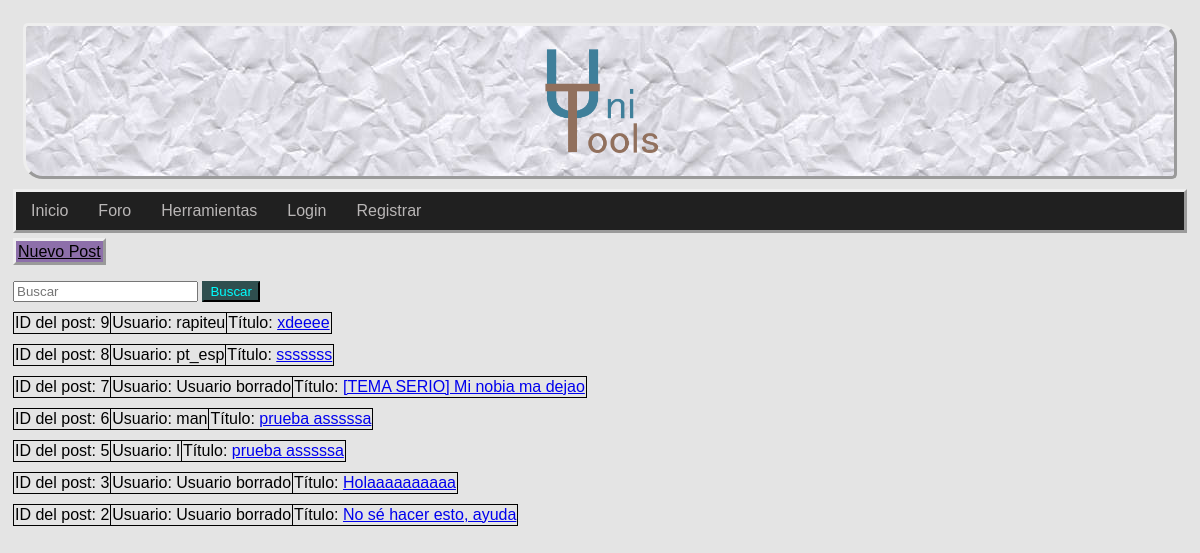
Before: /foro.php with the older database file.
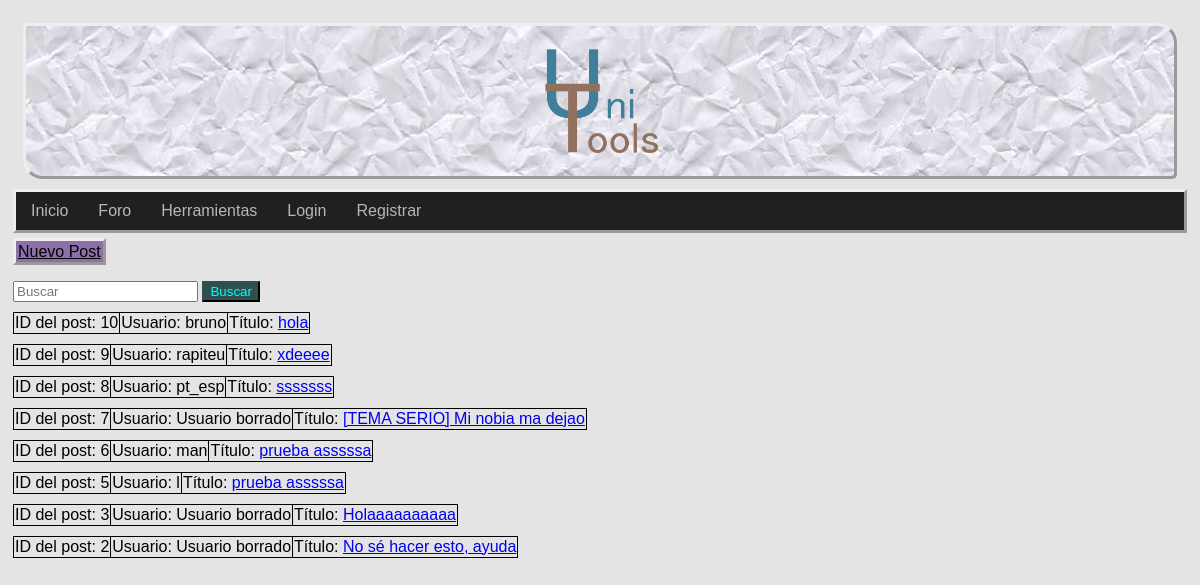
After: the same page with the newer database file.
### tables this page shows
CREATE TABLE `posts` (
  `id_post` int(11) NOT NULL,
  `user` int(11) NOT NULL,
  `title` text NOT NULL,
  `content` text NOT NULL,
  `id_cat` int(11) NOT NULL
);

CREATE TABLE `user` (
  `id_user` int(11) NOT NULL,
  `email` varchar(50) NOT NULL,
  `password` varchar(255) NOT NULL,
  `username` varchar(30) NOT NULL,
  `premium` tinyint(1) NOT NULL
);

### dao/post_class.php (called while the page is built, shortened)
<?php
class TOUPost {
	private $id_Post;
	private $title;
	function __construct($id_post ='',$user='',$title='',$content='',$category=''){
        $this->id_Post = $id_post;
		$this->title = $title;
	}
	public function get_id(){
		return $this->id_Post;
	}
	public function get_title(){
		return $this->title;
	}
}
?>

### dao/DAO.php (called while the page is built, shortened)
<?php
class DAO {
	public $conn;
	public function __construct() {
		if (!$this->conn){
			$this->conn = mysqli_connect("localhost", "root", "", "unitoolsdb");
		}
	}
	public function ejecutarConsulta($query){
		$result = mysqli_query($this->conn, $query) or die($this->conn->error);
        $array = mysqli_fetch_assoc($result);
		return $array;
	}
	public function devolverConsulta($query){
		$result = mysqli_query($this->conn, $query) or die($this->conn->error);
		return $result;
	}
}
?>

### dao/dao_post.php (called while the page is built, shortened)
<?php
include_once('DAO.php');
include_once('post_class.php');
class DAOpost extends DAO {
	public function show_all_data(){
		$sql = sprintf("SELECT * FROM posts ORDER BY id_post DESC");
		$query = $this->devolverConsulta($sql);
        $array = [];
        while($result = mysqli_fetch_assoc($query)){
            $post = new TOUpost( $result['id_post'],$result['user'],$result['title'],$result['content'],$result['id_cat']);
            array_push($array, $post);
        }
		return $array;
	}
}
?>

### dao/dao_user.php (called while the page is built, shortened)
<?php
include_once('DAO.php');
include_once('user_class.php');
class DAOUsuario extends DAO {
	public function search_userId($userId){
		$sql = sprintf("SELECT * FROM user WHERE id_User = $userId");
		if (!$this->ejecutarConsulta($sql))
			return null;
		else
		{
			$result = $this->ejecutarConsulta($sql);
			$user = new TOUser($result['id_user'],$result['email'],$result['password'],$result['username'],$result['premium']);
			return $user;
		}
	}
}
?>

### dao/user_class.php (called while the page is built, shortened)
<?php
class TOUser {
	private $user_name;
	function __construct($userId='',$email='',$password='',$user_name='',$premium=''){
		$this->user_name = $user_name;
	}
	public function get_username(){
		return $this->user_name;
	}
}
?>

### foro.php (the view, shortened to what this page needs)
<?php
include_once("dao/dao_user.php");
include_once("dao/dao_post.php");
?>
<!DOCTYPE html>
<html>
<head>
    <link rel="stylesheet" type="text/css" href="css/hoja.css">
</head>
<body>
    <div id="contenedor">
        <?php
        require("includes/common/cabecera.php");
        require("includes/common/navegacion.php");
        ?>
        <div id="contenido">
            <div class="cotenido">
                <a class="botonForo" href="nuevo_post.php">Nuevo Post</a>
                <form action="search.php" method="POST">
                    <input type="text" name="buscar" placeholder="Buscar">
                    <button type="submit" name="submit-buscar" href="search.php">Buscar </button>
                </form>
                <?php
                $dao_post = new DAOpost();
                $dao_user = new DAOUsuario();
                $res = $dao_post->show_all_data();
                while (!empty($res)) {
                    $curr_post = array_shift($res);
                    $post_id = $curr_post->get_id();
                    $usuario = $dao_user->search_userId($post_id);
                    $title = $curr_post->get_title();
                    if ($usuario == null) {
                        $username = "Usuario borrado";
                    } else {
                        $username = $usuario->get_username();
                    }
                    echo "<table class=\"posts\">";
                    echo "<tbody>";
                    echo "<tr>";
                    echo "<td>ID del post: " . $post_id . "</td>";
                    echo "<td>Usuario: " . $username . "</td>";
                    echo "<td>Título: " . "<a href=\"post.php?&id=" . $post_id . "\">" . $title . "</a></td>";
                    echo "</tr>";
                    echo "</tbody>";
                    echo "</table>";
                }
                ?>
            </div>
        </div>
    </div>
</body>

### includes/common/cabecera.php
<div class="header">
    <a href="index.php"><img src="img/UniTools.png" alt="UniTools" width="120"></a>
</div>

### includes/common/navegacion.php (shortened to what this page needs)
<div class="navbar">
    <?php
            if(!isset($_SESSION["login"]) || !($_SESSION["login"]))
            {
                echo "<a href=\"index.php\">Inicio</a>";
                echo "<a href=\"foro.php\">Foro</a>";
                echo "<a href=\"herramientas.php\">Herramientas</a>";
                echo"<a href=\"login.php\">Login</a>";
                echo"<a href=\"registro.php\" >Registrar</a>";
            }
    ?>
</div>

### css/hoja.css (style rules this page uses)
.header { background-image: url(../img/PaperCrumpled0004_1_350.jpg); padding: 5px; border-style: outset; border-radius: 5px 20px 5px; margin: 10px; text-align: center; }
.navbar { background-color: rgb(32, 32, 32); overflow: hidden; border-style: outset; display:flex; margin-right: auto; margin-bottom: 10px; }
.navbar a { float: left; display: block; color: rgb(185, 182, 182); text-align: center; padding: 10px 15px; text-decoration: none; }
.botonForo { border-style: outset; padding: 2px; background-color: rgb(141, 111, 170); color: black; }
form { margin-top: 20px; }
table { margin-top: 10px; border-collapse: collapse; }
table, th, td { border: 1px solid black; }
body { font-family: Arial; padding:5px; background: #e4e4e4 }
button { background-color: darkslategray; color:aqua; font-family: sans-serif; border-color: darkslategray; }

Changed rows visible on the page:
added posts: id_post "10", user.username "bruno", title "hola"
